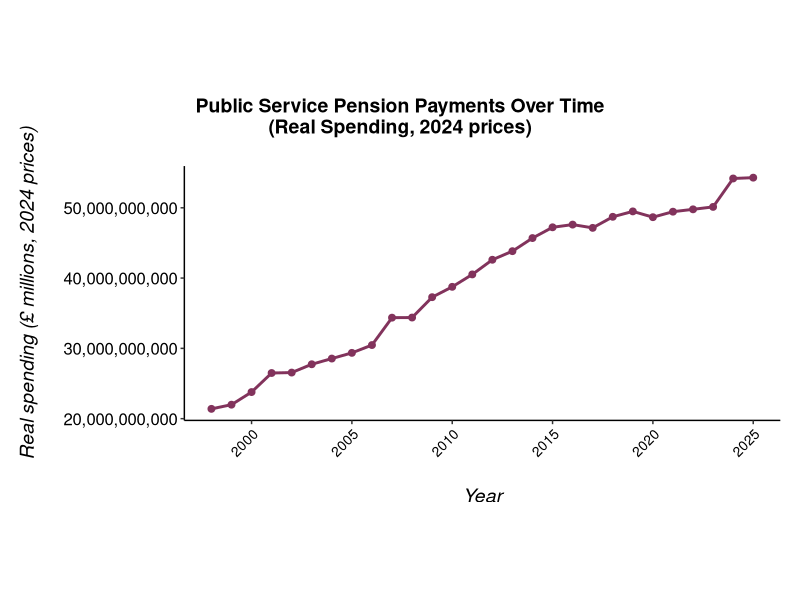
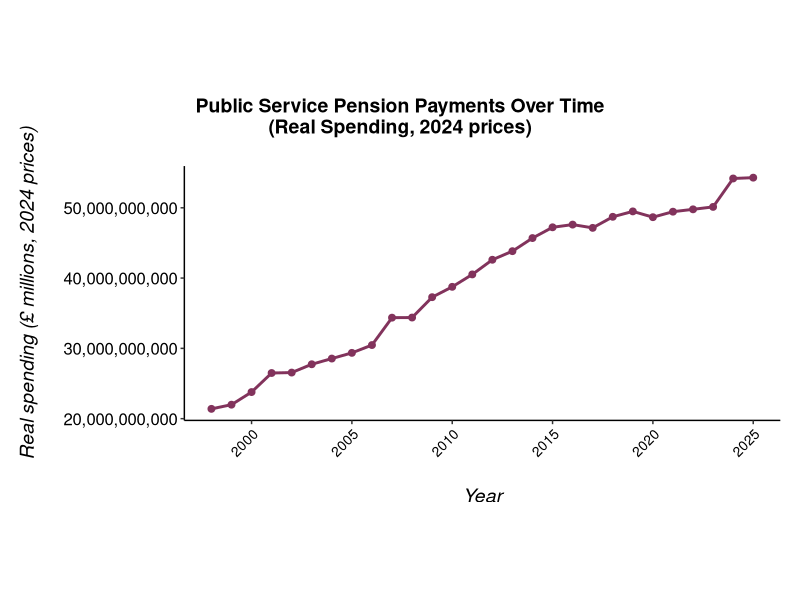

These figures' R source, in order:
# Load required packages
library(ggplot2)

# Set working directory
setwd("c:/Users/solwo/OneDrive/Desktop/Applications and opportunities/Work for Intergenerational foundation/Rprojects")

# Load the dataset - skip the first 7 rows to get to the proper headers
df <- read.csv("CSV ONS Public Service Pensions Payment.csv", skip = 7, stringsAsFactors = FALSE)

# Debug: Print column names to ensure correct matching
print(colnames(df))

# Extract only the annual data (rows with years 1998-2025) using base R
# Filter for rows where Important.notes is a 4-digit year
years_mask <- grepl("^[0-9]{4}$", df$Important.notes)
df <- df[years_mask, ]

# Select and rename columns using base R
df <- data.frame(
  Year = as.numeric(df$Important.notes),
  RealSpending = as.numeric(gsub(",", "", df$Real.spending..2024.prices.))
)

# Remove NA values and sort
df <- df[!is.na(df$RealSpending), ]
df <- df[order(df$Year), ]

# Debugging: Check data before plotting
print(head(df))
print(summary(df$RealSpending))
print(unique(df$Year))

# Plot the time series data
p <- ggplot(df, aes(x = Year, y = RealSpending)) +
  geom_line(color = "#82335c", linewidth = 1.0) +  # Continuous line
  geom_point(color = "#82335c", size = 2) +  # Add points for clarity
  labs(
    x = "\nYear",
    y = "Real spending (£ millions, 2024 prices)\n",
    title = "Public Service Pension Payments Over Time\n(Real Spending, 2024 prices)"
  ) +
  theme_classic() +
  scale_y_continuous(labels = scales::comma) +  # Format y-axis with commas
  scale_x_continuous(breaks = seq(2000, 2025, by = 5)) +  # Show every 5 years
  theme(
    plot.title = element_text(family = "sans", color = "black", face = "bold", size = 14, hjust = 0.5,
                              margin = margin(b = 20)),
    plot.title.position = "plot",
    axis.title.y = element_text(family = "sans", color = "black", face = "italic", size = 14),
    axis.title.x = element_text(family = "sans", color = "black", face = "italic", size = 14, margin = margin(t = 5, b = 10)),
    axis.text.y = element_text(family = "sans", color = "black", size = 12),
    axis.text.x = element_text(family = "sans", color = "black", size = 10, angle = 45, hjust = 1, vjust = 1),
    panel.background = element_rect(fill = "white"),
    plot.margin = margin(2.5, 0.5, 2, 0.5, "cm"),
    plot.background = element_rect(fill = "white", colour = "white", linewidth = 1)
  )

# Display the plot
print(p)

# Calculate and display summary statistics
total_increase <- (df$RealSpending[nrow(df)] - df$RealSpending[1]) / df$RealSpending[1] * 100
avg_annual_increase <- total_increase / (nrow(df) - 1)

cat("\n=== Summary Statistics ===\n")
cat("Period:", df$Year[1], "to", df$Year[nrow(df)], "\n")
cat("Initial spending (", df$Year[1], "):", format(df$RealSpending[1], big.mark=","), "£m\n", sep = "")
cat("Final spending (", df$Year[nrow(df)], "):", format(df$RealSpending[nrow(df)], big.mark=","), "£m\n", sep = "")
cat("Total increase:", round(total_increase, 1), "%\n")
cat("Average annual increase:", round(avg_annual_increase, 2), "%\n")

# Save the figure
ggsave("Public_Service_Pensions_Spending.png",
       plot = p, width = 30, height = 20, units = "cm", dpi = 300, device = "png")

# Add IF branding (if the IF_branding function is available)
# Uncomment the line below if you have the IF_branding function installed
# IF_branding(
#   "Public_Service_Pensions_Spending.png",
#   "Source: Office for National Statistics.\n© Intergenerational Foundation 2026 www.if.org.uk",
#   text_size = 35,
#   caption_position = "+30+2200",
#   delete_original = TRUE
# )
